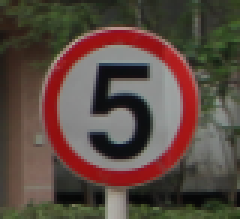
#> input picture data/traffic_Data/DATA/0/000_0010.png, 80 x 73 px (shown 3 times larger); its folder holds only this picture in this run
$ jupyter execute --allow-errors svm-classifer-model.ipynb
#> lines starting #> are read from the running program, lines starting #| are printed output that depends on the picture
Before loading the images, I will count the number of images in each directory and then visualize this information on a graph.

[cell 1]
import os

from matplotlib import pyplot as plt

data_path = 'data/traffic_Data/DATA'
test_path = 'data/traffic_Data/TEST'

# Dictionary storing classes and the amount of images in each class
data_image_counts = {}
for class_id in range(58):
    directory = os.path.join(data_path, str(class_id))
    if os.path.exists(directory):
        data_image_counts[class_id] = len(os.listdir(directory))
#> pass 2 of the loop `for class_id in range(58):`:

test_image_counts = {}
for class_id in range(58):
    directory = os.path.join(test_path, str(class_id))
    if os.path.exists(directory):
        test_image_counts[class_id] = len(os.listdir(directory))
#> pass 2 of the loop `for class_id in range(58):`:

# Plotting the data for each class
plt.figure(figsize=(8, 5))
plt.bar(data_image_counts.keys(), data_image_counts.values())
plt.xlabel('Class ID')
plt.ylabel('Number of Images')
plt.title('Number of Images Within Each Class in the DATA set')
plt.show()
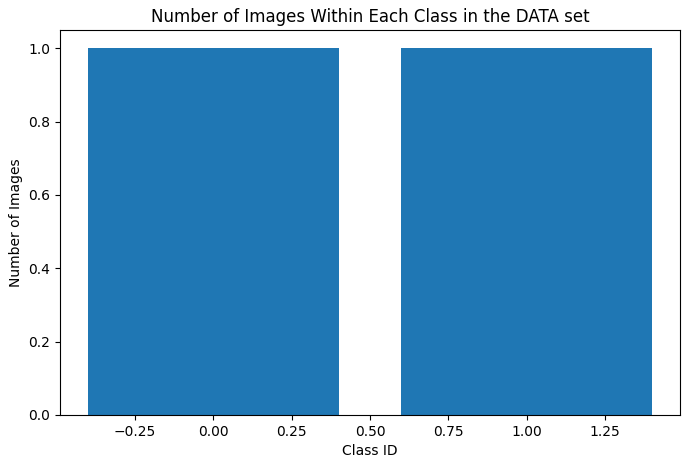
#> figure drawn by matplotlib, 1 panel

plt.figure(figsize=(8, 5))
plt.bar(test_image_counts.keys(), test_image_counts.values())
plt.xlabel('Class ID')
plt.ylabel('Number of Images')
plt.title('Number of Images Within Each Class in the TEST set')
plt.show()

As seen above, the classes in the DATA file (used for training) is fully balanced and augmented, as we have curated a image agumentation script to balance out class imbalances and remove biases.

I have additionally set the class weights hyperparameter to be "balanced" within the SVM classifier model, which will make it pay more attention to underrepresented classes by treating their misclassifications as more significant than other classes, and treating the more represented class classifications as less significant.

Before loading in the images, I want to verify that each image (in both the test set and data set) is a valid input to the SVM classifier model and is readable.
I will use Pillow (PIL) to handle the images.

[cell 2]
import os
from PIL import Image

labels_path = 'data/labels.csv'

# Verifying the images in the DATA set

valid_data_images = []
for class_id in range(58):
    directory = os.path.join(data_path, str(class_id))
    if os.path.exists(directory):
        for img_file in os.listdir(directory):
            try:
                image = Image.open(os.path.join(directory, img_file))
#> image is the input picture: PIL image 80x73 RGB; mean R, G, B 90, 73.3, 64.8
                image.verify()
                valid_data_images.append(os.path.join(directory, img_file))
            except Exception as e:
                print(f"Image not valid: {img_file}, Error: {e}")
#> pass 2 of the loop `for class_id in range(58):`:
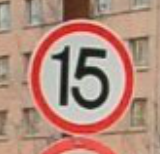
#> input picture data/traffic_Data/DATA/1/001_0007_j.png, 160 x 154 px
#> image is the input picture: PIL image 160x154 RGB; mean R, G, B 178.1, 139.2, 124.5

# Verifying the images in the TEST set

valid_test_images = []
for class_id in range(58):
    directory = os.path.join(test_path, str(class_id))
    if os.path.exists(directory):
        for img_file in os.listdir(directory):
            try:
                image = Image.open(os.path.join(directory, img_file))
                image.verify()
                valid_test_images.append(os.path.join(directory, img_file))
            except Exception as e:
                print(f"Image not valid: {img_file}, Error: {e}")
#> pass 2 of the loop `for class_id in range(58):`:

print("All images successfully verified.")

The images must be loaded from the directories, and then further pre-processed for feature reduction, so they can be fed into the SVM classifier.
I will pre-process each image and load it in with it's corresponding ClassId.
The labels for the dataset are loaded in as a dataframe from the csv file.
I have chosen to combine the DATA and TEST sets and do the pre-processing steps together for both, and limited the class images for each class to 200 as otherwise the dataset will be too large.

I have also chosen to resize each image to 32x32 and turn it into greyscale to process less features, this reduces memory usage and speeds up training (and still leaves enough features for the model to effectivley distinguish classes). The images are flattened aswell as the SVM model expects a 2D array as input.

[cell 3]
import os
import cv2
import numpy as np
import pandas as pd

images = []
class_ids = []
labels = pd.read_csv(labels_path)
#> (reads data/labels.csv from the repository)

for class_id in range(58):
    data_directory = os.path.join(data_path, str(class_id))
    test_directory = os.path.join(test_path, str(class_id))

    class_img_count = 0

    if os.path.exists(data_directory):
        for img_file in os.listdir(data_directory):
            if class_img_count == 150:
                break
            img_path = os.path.join(data_directory, img_file)
            image = cv2.imread(img_path)
#> image: shape (73, 80, 3)
            image = cv2.resize(image, (32, 32)) # Resize
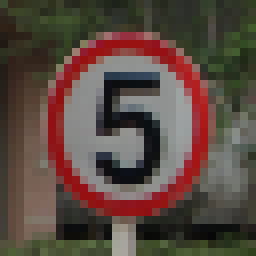
#> image: shape (32, 32, 3) (shown 8 times larger); mean B, G, R 64.7, 73.1, 89.8
            image = cv2.cvtColor(image, cv2.COLOR_BGR2GRAY) # Greyscale
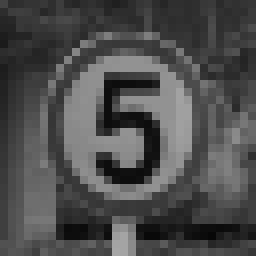
#> image: shape (32, 32) (shown 8 times larger); min 7, max 166, mean 77.1
            image = image.flatten() # Flatten
            images.append(image)
            class_ids.append(class_id)
            class_img_count += 1

    if os.path.exists(test_directory):
        for img_file in os.listdir(test_directory):
            if class_img_count == 200:
                break
            img_path = os.path.join(test_directory, img_file)
            image = cv2.imread(img_path)
            image = cv2.resize(image, (32, 32)) # Resize
            image = cv2.cvtColor(image, cv2.COLOR_BGR2GRAY) # Greyscale
            image = image.flatten() # Flatten
            images.append(image)
            class_ids.append(class_id)
            class_img_count += 1
#> pass 2 of the loop `for class_id in range(58):`:
#> `image = cv2.resize(image, (32, 32))`:
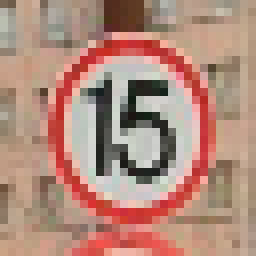
#> image: shape (32, 32, 3) (shown 8 times larger); mean B, G, R 124.1, 138.8, 177.8
#> `image = cv2.cvtColor(image, cv2.COLOR_BGR2GRAY)`:
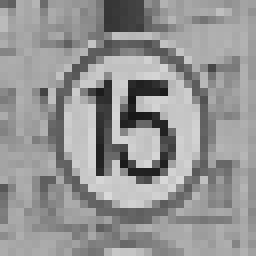
#> image: shape (32, 32) (shown 8 times larger); min 23, max 217, mean 148.8

# Define X (input data) and y (target data) as numpy arrays
X = np.array(images) / 255.0
y = np.array(class_ids)

print(f"Total images loaded: {len(images)}")
print(f"Shape of X: {X.shape}")
#| Shape of X: (4, 1024)
print(f"Shape of y: {y.shape}")
#| Shape of y: (4,)

Now I will view some of the images with their corresponding labels to visualise the data that I am feeding into the model.

[cell 4]
def plot_samples(images, class_ids, n_rows=1, n_cols=3):
#> called with images = array of shape (3, 1024), class_ids = array of shape (3,), n_rows = 1, n_cols = 3
    fig, axes = plt.subplots(n_rows, n_cols, figsize=(6, 6))
    for i, ax in enumerate(axes.flat):
        ax.imshow(images[i].reshape(32, 32), cmap='gray')
        ax.set_title(f"Class: {class_ids[i]}")
        ax.axis('off')
    plt.tight_layout()
    plt.show()
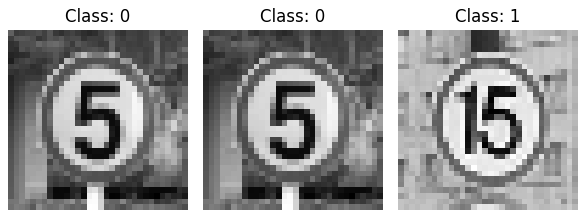
#> figure drawn by matplotlib, 3 panels

plot_samples(X[:3], y[:3])

After some data pre-processing, I will establish a baseline Support Vector Machine classifier model to build off of, and analyse the effect of changing hyperparameters one-by-one (proceeding on the best validation accuracy for each) to eventually reach a refined SVM model that is fully tuned.

I will use 50% of the dataset for training and a 5 fold cross-validation, and the rest of the 50% I will keep as a holdout test set to test the model on completely unseen data once the optimizations and tuning have been applied. I have found that due to the size of the dataset, 50% is enough for tuning and training:

[cell 5]
from sklearn.model_selection import train_test_split
from sklearn.svm import SVC

X_trainval, X_test, y_trainval, y_test = train_test_split(X, y, test_size=0.5, random_state=42)

print(f"Shape of X_trainval: {X_trainval.shape}")
#| Shape of X_trainval: (2, 1024)
print(f"Shape of X_test: {X_test.shape}")
#| Shape of X_test: (2, 1024)
